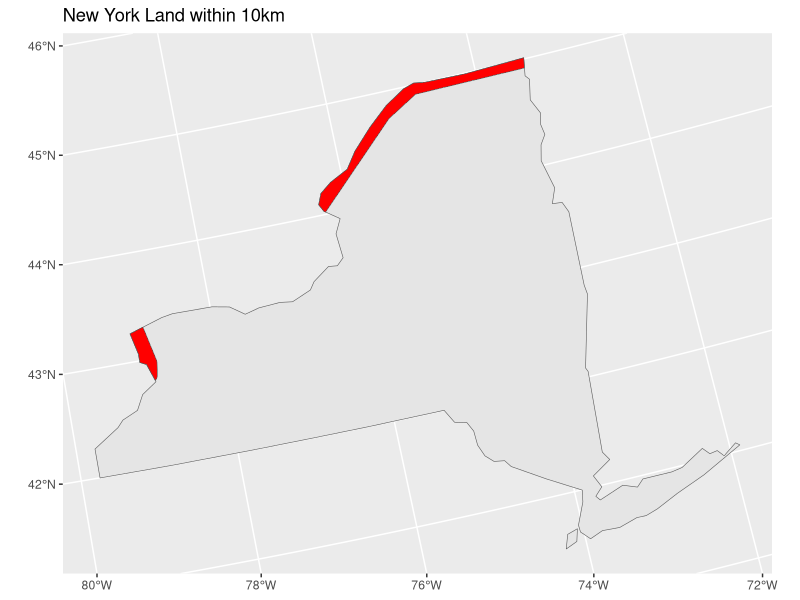
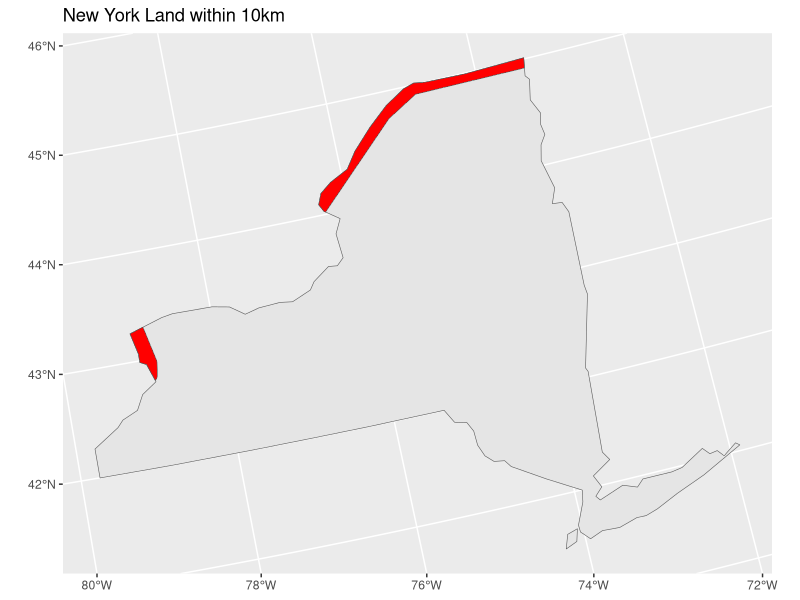

Reproduce these figures in R, in order.
library(spData)
library(sf)
library(tidyverse)
library(units) #this one is optional, but can help with unit conversions.

data(world)  
data(us_states)

#plot(world[1])  #plot if desired
#plot(us_states[1]) #plot if desired

#transform to the albers equal area projection:
albers="+proj=aea +lat_1=29.5 +lat_2=45.5 +lat_0=37.5 +lon_0=-96 +x_0=0 +y_0=0 +ellps=GRS80 +datum=NAD83 +units=m +no_defs"
world_transform <- st_transform(world, crs = albers) #help


Canada <- world_transform %>%
  filter(name_long == "Canada")

#buffer canada to 10km (10000m)
Canada_buffer <- Canada %>%
  st_buffer(10000) 

#transform to the albers equal area projection defined above as albers
us_transform <- st_transform(us_states, crs = albers)

#filter the us_states dataset to include only NAME == "New York"
New_york <- us_transform %>%
  filter(NAME == "New York")

#use st_intersection() to intersect the canada buffer with New York (this will be your final polygon)
border_ny_ca <-  st_intersection(Canada_buffer, New_york)

#Plot the border area using ggplot() and geom_sf().
ggplot()+
  geom_sf(data=New_york)+
  geom_sf(data=border_ny_ca,fill="red")+
  labs(title = "New York Land within 10km")
ggsave("Case_study_5.png", width = 17, height = 10, units = "cm") 

#use st_area() to calculate the area of this polygon.
poly_area <- st_area(border_ny_ca) %>%
  set_units(km^2)

print(poly_area)
